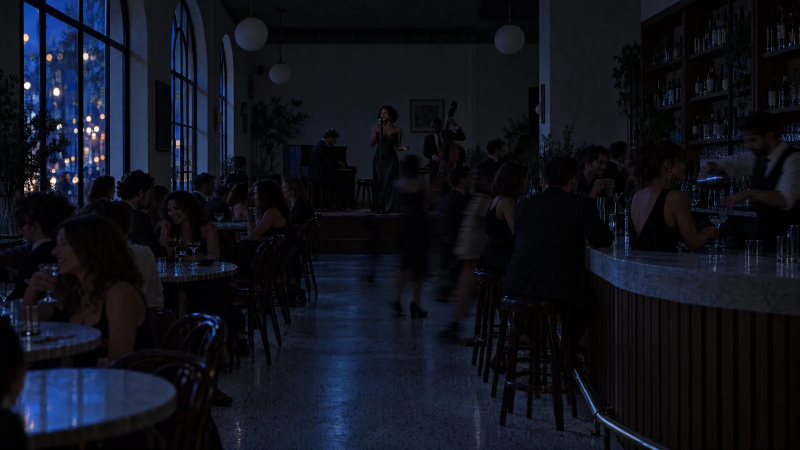
#> input picture skills/lights-on/assets/examples/deux-temps/img/dark-1600.webp, 1600 x 900 px (shown at 1/2 size); its folder holds 4 pictures in this run
$ python align.py ../../examples/deux-temps/img/dark-1600.webp ../../examples/deux-temps/img/day-1600.webp   (older library calls are emulated)
#> lines starting #> are read from the running program, lines starting #| are printed output that depends on the picture; after the words box and inside, x2 and y2 are one past the last pixel; in counts of white or black regions, pixels touching at a corner belong together
"""Line up a night (or variant) picture with its day picture, and measure how well they match.

    .venv/bin/python align.py day.png night.png                 report only
    .venv/bin/python align.py day.png night.png --out a.png     also write night warped onto day's frame (day's size)
    .venv/bin/python align.py day.png night.png --sheet s.jpg   a review sheet: edges of both, before and after

Lighting differs a lot between the two, so both are matched on normalised gradients (edges), not on brightness.
The global fit is affine (ECC, coarse to fine). What's left after it is measured with dense optical flow on the
edges: p50/p95 local drift in pixels at the day picture's size. Under ~2 px p95 the two blend without ghosting.
"""
import argparse
import json
import sys

import cv2
import numpy as np


def load(path, size=None):
    img = cv2.imread(path, cv2.IMREAD_COLOR)
    if img is None:
        sys.exit(f"cannot read {path}")
    if size is not None and (img.shape[1], img.shape[0]) != size:
        img = cv2.resize(img, size, interpolation=cv2.INTER_AREA)
    return img


def edges(img, scale):
    """normalised gradient magnitude, float32 in 0..1, at `scale` of the input"""
    g = cv2.cvtColor(img, cv2.COLOR_BGR2GRAY).astype(np.float32) / 255.0
    if scale != 1:
        g = cv2.resize(g, None, fx=scale, fy=scale, interpolation=cv2.INTER_AREA)
    g = np.log1p(g * 40.0)  # compress: dark night detail counts as much as bright day detail
    gx = cv2.Sobel(g, cv2.CV_32F, 1, 0, ksize=3)
    gy = cv2.Sobel(g, cv2.CV_32F, 0, 1, ksize=3)
    m = np.sqrt(gx * gx + gy * gy)
    local = cv2.GaussianBlur(m, (0, 0), 12) + 1e-3
    m = m / local  # local contrast normalisation
    m = cv2.GaussianBlur(m, (0, 0), 1.5)
    return np.clip(m / (np.percentile(m, 99.5) + 1e-6), 0, 1).astype(np.float32)


def fit(ref, img):
    """affine warp (2×3, in full-res px of ref) mapping ref coords → img coords"""
    h, w = ref.shape[:2]
    warp = np.eye(2, 3, dtype=np.float32)
    # img is first resized to ref's size, so identity is the right start
    for scale in (0.125, 0.25, 0.5):
        a, b = edges(ref, scale), edges(img, scale)
        wscaled = warp.copy()
        wscaled[:, 2] *= scale
        crit = (cv2.TERM_CRITERIA_EPS | cv2.TERM_CRITERIA_COUNT, 200, 1e-6)
        try:
            _, wscaled = cv2.findTransformECC(a, b, wscaled, cv2.MOTION_AFFINE, crit, None, 5)
        except cv2.error:
            pass
        warp = wscaled.copy()
        warp[:, 2] /= scale
    return warp


def drift(ref, img, scale=0.5):
    """dense flow between the edge maps → p50, p95 displacement (full-res px) and the flow field"""
    a = (edges(ref, scale) * 255).astype(np.uint8)
    b = (edges(img, scale) * 255).astype(np.uint8)
    dis = cv2.DISOpticalFlow_create(cv2.DISOPTICAL_FLOW_PRESET_MEDIUM)
    flow = dis.calc(a, b, None)
    mag = np.sqrt((flow ** 2).sum(-1)) / scale
    # ignore flat areas, where flow is meaningless
    mask = cv2.dilate((a > 40).astype(np.uint8), np.ones((5, 5), np.uint8)) > 0
    vals = mag[mask] if mask.any() else mag.ravel()
    return float(np.percentile(vals, 50)), float(np.percentile(vals, 95)), mag


def ncc(ref, img, scale=0.25):
    a, b = edges(ref, scale), edges(img, scale)
    a, b = a - a.mean(), b - b.mean()
    return float((a * b).sum() / (np.sqrt((a * a).sum() * (b * b).sum()) + 1e-9))


def main():
    p = argparse.ArgumentParser()
    p.add_argument("ref")
    p.add_argument("img")
    p.add_argument("--out")
    p.add_argument("--sheet")
    p.add_argument("--no-warp", action="store_true", help="measure only, as delivered")
    args = p.parse_args()

    ref = load(args.ref)
#> in load, img is the input picture: shape (900, 1600, 3); mean B, G, R 27.4, 18.3, 15.8
    h, w = ref.shape[:2]
#> h = 900; w = 1600
    raw = load(args.img)
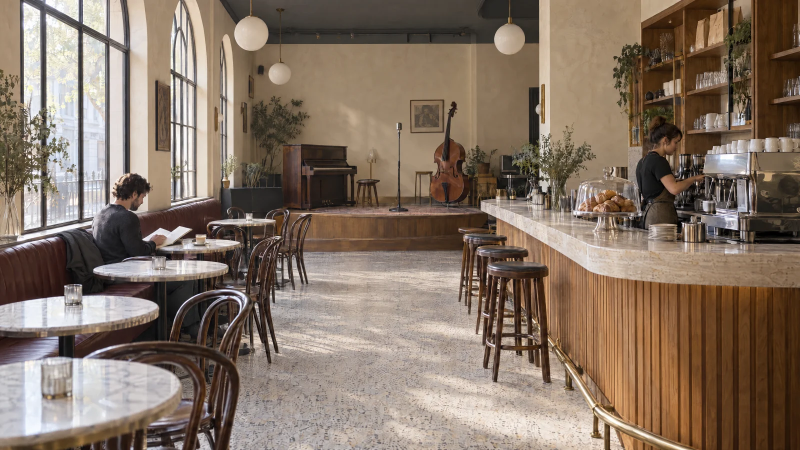
#> input picture skills/lights-on/assets/examples/deux-temps/img/day-1600.webp, 1600 x 900 px (shown at 1/2 size)
#> in load, img is the input picture: shape (900, 1600, 3); mean B, G, R 101.3, 115.8, 133.1
    src_size = (raw.shape[1], raw.shape[0])
#> src_size = (1600, 900)
    img = cv2.resize(raw, (w, h), interpolation=cv2.INTER_AREA) if src_size != (w, h) else raw

    before = {"ncc": ncc(ref, img)}
#> call 2 of edges, with scale = 0.25
#> in edges (call 2), `return np.clip(m / (np.percentile(m, 99.5) + 1e-6), 0, 1).astype(np.fl..`:
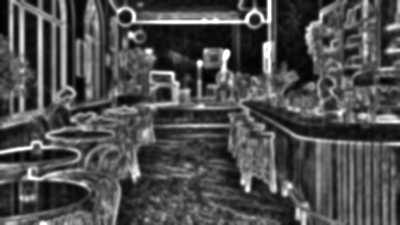
#> returned value: shape (225, 400) float32; min 0.00618, max 1, mean 0.309
#> before = {'ncc': 0.504}
    before["p50"], before["p95"], _ = drift(ref, img)
#> call 4 of edges, with scale = 0.5
#> in edges (call 4), `local = cv2.GaussianBlur(m, (0, 0), 12) + 1e-3`:
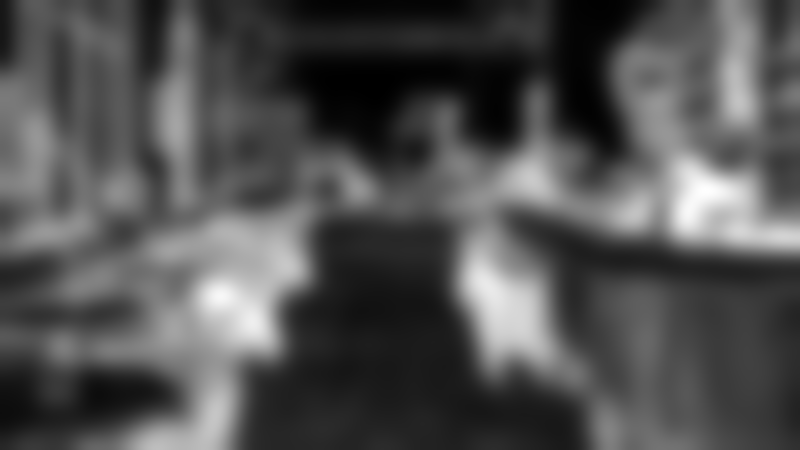
#> local: shape (450, 800) float32; min 0.0385, max 2.6, mean 0.858; drawn with min black and max white
#> in edges (call 4), `m = cv2.GaussianBlur(m, (0, 0), 1.5)`:
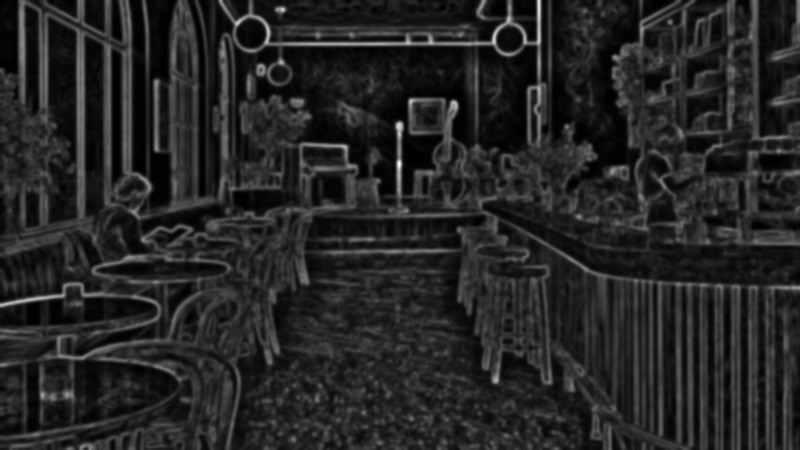
#> m: shape (450, 800) float32; min 0.000316, max 6.21, mean 0.92; drawn with min black and max white
#> in drift, `mag = np.sqrt((flow ** 2).sum(-1)) / scale`:
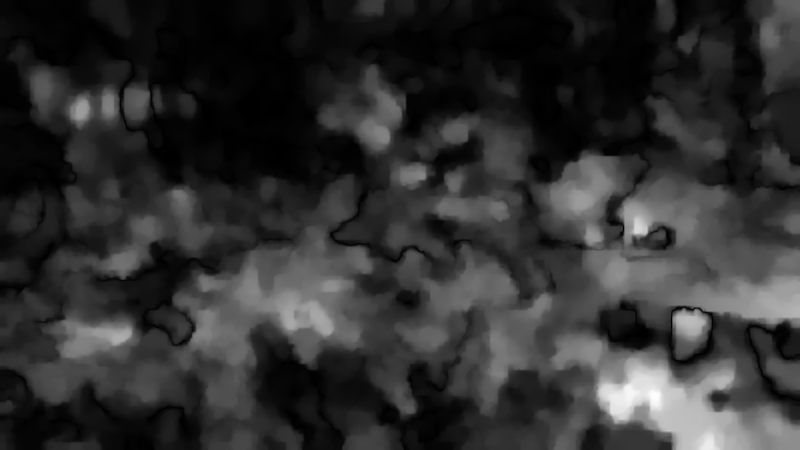
#> mag: shape (450, 800) float32; min 0.00183, max 78.8, mean 14.9; drawn with min black and max white
#> in drift, `mask = cv2.dilate((a > 40).astype(np.uint8), np.ones((5, 5), np.uint8)..`:
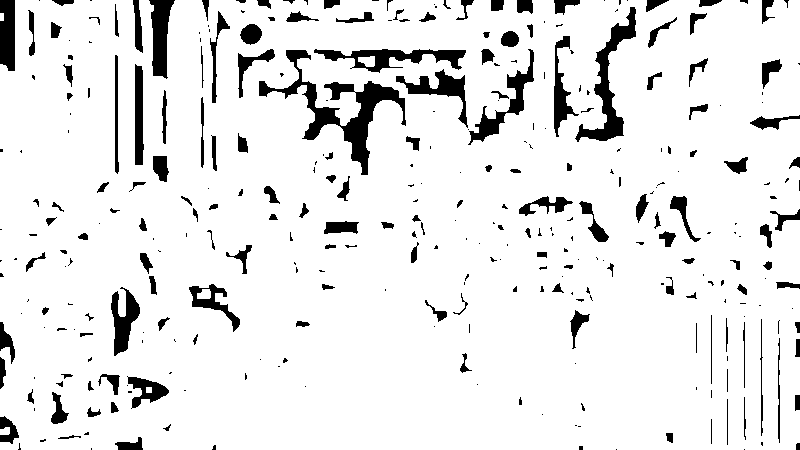
#> mask: shape (450, 800) bool; 90.9% white; 337 black regions (172 under 20 px), largest, box (x1, y1, x2, y2) and area: (259, 50, 406, 175) 3710, (575, 7, 636, 142) 2009, (314, 49, 466, 73) 1505

    warp = np.eye(2, 3, dtype=np.float32) if args.no_warp else fit(ref, img)
#> the loop in fit, `for scale in (0.125, 0.25, 0.5):` made 3 passes
#> pass 1, in edges (call 5), `g = np.log1p(g * 40.0)`:
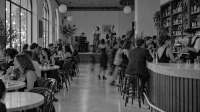
#> g: shape (112, 200) float32; min 0, max 3.65, mean 1.16; drawn with min black and max white
#> warp = [[1, -0.000735, -0.3], [-0.00261, 1, 1.97]]
    aligned = cv2.warpAffine(img, warp, (w, h), flags=cv2.INTER_LANCZOS4 + cv2.WARP_INVERSE_MAP, borderMode=cv2.BORDER_REFLECT)
    after = {"ncc": ncc(ref, aligned)}
#> after = {'ncc': 0.506}
    after["p50"], after["p95"], mag = drift(ref, aligned)

    sx = float(np.hypot(warp[0, 0], warp[1, 0]))
#> sx = 1
    sy = float(np.hypot(warp[0, 1], warp[1, 1]))
#> sy = 1
    rot = float(np.degrees(np.arctan2(warp[1, 0], warp[0, 0])))
#> rot = -0.149
    report = {
        "ref": args.ref, "img": args.img, "img_size": src_size, "ref_size": (w, h),
        "warp": {"tx": round(float(warp[0, 2]), 2), "ty": round(float(warp[1, 2]), 2), "sx": round(sx, 5), "sy": round(sy, 5), "rot_deg": round(rot, 4)},
        "before": {k: round(v, 3) for k, v in before.items()},
        "after": {k: round(v, 3) for k, v in after.items()},
    }
    print(json.dumps(report))
#> (printed output is left out)

    if args.out:
        cv2.imwrite(args.out, aligned, [cv2.IMWRITE_PNG_COMPRESSION, 3])

    if args.sheet:
        sw = 1280
        sh = int(h * sw / w)
        def small(x):
            return cv2.resize(x, (sw, sh), interpolation=cv2.INTER_AREA)
        e_ref = edges(ref, sw / w)
        e_before = edges(img, sw / w)
        e_after = edges(aligned, sw / w)
        def overlay(a, b):  # ref edges red, other cyan; grey/white where they agree
            o = np.zeros((sh, sw, 3), np.float32)
            o[..., 2] = a
            o[..., 1] = b
            o[..., 0] = b
            return (np.clip(o * 1.6, 0, 1) * 255).astype(np.uint8)
        heat = cv2.applyColorMap(np.clip(cv2.resize(mag, (sw, sh)) * 25, 0, 255).astype(np.uint8), cv2.COLORMAP_INFERNO)
        top = np.hstack([small(ref), small(aligned)])
        bottom = np.hstack([overlay(e_ref, e_before), overlay(e_ref, e_after)])
        sheet = np.vstack([top, bottom, np.hstack([heat, cv2.addWeighted(small(ref), 0.5, small(aligned), 0.5, 0)])])
        cv2.imwrite(args.sheet, sheet, [cv2.IMWRITE_JPEG_QUALITY, 85])


if __name__ == "__main__":
    main()
